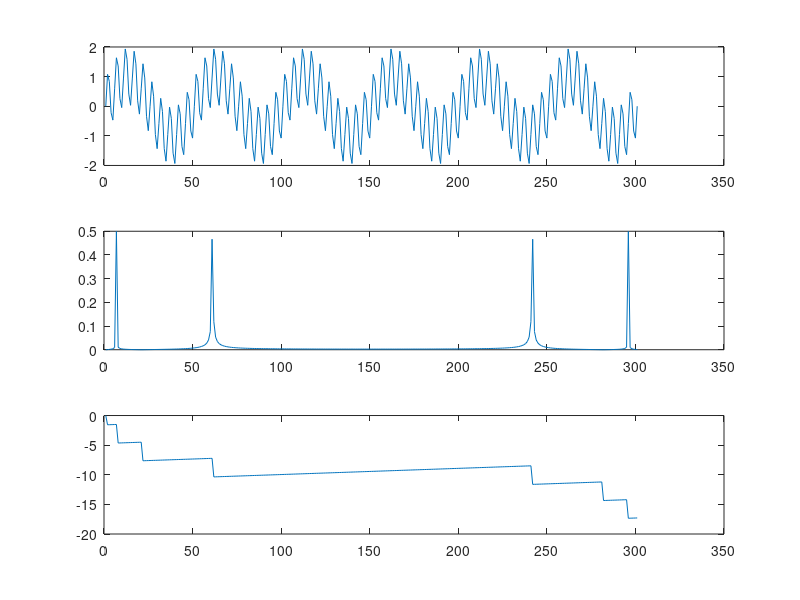

Write MATLAB code to recreate this figure.
clear; clc; close;
f1 = 20;
f2 = 2;
T = 3;
ts = 1/100;
t = 0:ts:T;
signal_20hz = sin(2*pi*f1*t);
signal_2hz = sin(2*pi*f2*t);
signal_mixed = signal_20hz + signal_2hz;
signal_FFT = fft(signal_mixed);
FFT_Mag = abs(signal_FFT)./length(signal_FFT);
FFT_Phase = unwrap(angle(signal_FFT));
subplot(3,1,1);
plot(signal_mixed);
subplot(3,1,2);
plot(FFT_Mag);
subplot(3,1,3);
plot(FFT_Phase);